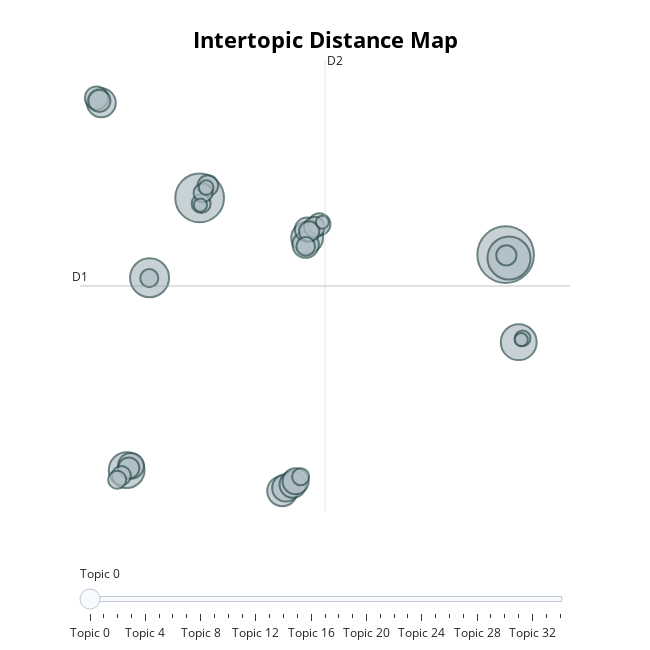

Notebook source saved alongside this figure:
### Code cell
topic_model.visualize_topics()

### Figure 1 — Plotly figure (JSON) as saved in the notebook; plotly's stock layout.template omitted (floating-point values rounded to 4 significant figures)
{"data": [{"customdata": [[0, "electrochemical | h2o2 | catalysts | catalytic | catalyst", 421], [1, "energy efficiency | gas turbine | waste heat | power hydrogen | exergy efficiency", 312], [2, "solar hydrogen | hydrogen generation | solar energy | solar | h2o2", 243], [3, "electric vehicles | emissions | ghg emissions | gas emissions | alternative fuel", 200], [4, "methanol production | co2 emissions | co2 emission | co2 | co2 capture", 169], [5, "renewable energy | cost hydrogen | hydrogen price | hydrogen production | wind energy", 168], [6, "biomass gasification | biomass | gasification | hydrogen production | hydrogen yield", 133], [7, "oxidative | hydrogen peroxide | biochemical | salt | acid", 120], [8, "hydrogen economy | hydrogen demand | development hydrogen | hydrogen energy | hydrogen", 110], [9, "fermentation | acid production | biomass | biorefinery | cellulose", 98], [10, "wastewater treatment | wastewater | oxidation | hydrogen peroxide | adsorption", 92], [11, "biofuel production | biofuels | fuel production | biofuel | biomass", 92], [12, "fermentation | biogas | anaerobic | hydrogen yield | hydrogen producing", 89], [13, "energy storage | renewable energy | electricity price | electric vehicles | renewable", 88], [14, "ammonia production | hydrogen ammonia | ammonia nh3 | energy storage | renewable energy", 76], [15, "renewable electricity | co2 emissions | steel | reduce co2 | iron", 71], [16, "ghg emissions | co2 emissions | emissions | climate change | zero emissions", 64], [17, "membranes | membrane | hydrogen bonding | solvent | h2 co2", 64], [18, "renewable energy | energy storage | cost energy | photovoltaic pv | solar pv", 59], [19, "membranes | hydrogen hydrogen | purity hydrogen | h2 production | membrane", 57], [20, "water electrolysis | cost hydrogen | electrolysis | hydrogen production | electrochemical", 56], [21, "methane reforming | hydrogen production | process hydrogen | steam reforming | cost hydrogen", 54], [22, "catalytic | production hydrogen | catalysts | catalysis | catalyst", 54], [23, "hydrogen demand | hydrogen economy | hydrogen supply | optimisation | optimization model", 48], [24, "gas lng | liquefied | liquid hydrogen | energy efficiency | energy efficient", 47], [25, "hydrogen production | production hydrogen | produce hydrogen | solar hydrogen | hydrogen plant", 47], [26, "biofuels | glycerol | fuels | catalytic | catalysts", 46], [27, "sustainable hydrogen | hydrogen production | hydrogen producing | hydrogen energy | energy systems", 43], [28, "alternative fuels | alternative fuel | fuel production | fuels | hydrogen fuel", 43], [29, "biofuels | biofuel production | biomass | biofuel | bioenergy", 38], [30, "hydrocarbon | basin | hydrothermal | petroleum | coal", 32], [31, "solar hydrogen | cost hydrogen | hydrogen generation | hydrogen production | solar energy", 28], [32, "hydrogen storage | hydrogen using | hydrogen carrier | high hydrogen | source hydrogen", 23], [33, "renewable hydrogen | co2 emissions | co2 capture | co2 reduction | costs co2", 23], [34, "solvent | nanoparticles | compounds | molecular | formulation", 22]], "hovertemplate": "<b>Topic %{customdata[0]}</b><br>%{customdata[1]}<br>Size: %{customdata[2]}", "legendgroup": "", "marker": {"color": "#B0BEC5", "line": {"color": "DarkSlateGrey", "width": 2}, "size": [421, 312, 243, 200, 169, 168, 133, 120, 110, 98, 92, 92, 89, 88, 76, 71, 64, 64, 59, 57, 56, 54, 54, 48, 47, 47, 46, 43, 43, 38, 32, 28, 23, 23, 22], "sizemode": "area", "sizeref": 0.2631, "symbol": "circle"}, "mode": "markers", "name": "", "orientation": "v", "showlegend": false, "type": "scatter", "x": [18.45, -0.4483, 18.66, -3.54, 19.26, -4.955, 6.19, 4.658, -6.521, 4.876, 5.302, 6.098, 5.478, -4.687, 6.173, -6.815, -6.64, 6.946, -4.826, 6.642, 0.06194, 6.316, 18.49, -5.285, -0.3546, -0.2372, 6.105, -5.54, -3.559, 5.789, 19.5, -0.04311, -0.4019, 19.41, 7.126], "xaxis": "x", "y": [5.918, 9.388, 5.711, 4.505, 0.5635, -7.263, 6.955, -8.54, 15.2, -8.351, -8.145, 6.531, -7.94, -6.996, 7.448, 15.5, 15.32, 7.779, -7.134, 7.602, 10.14, 7.335, 5.874, -7.595, 9.035, 9.693, 6.421, -7.85, 4.48, -7.667, 0.8042, 10.02, 8.95, 0.7157, 7.898], "yaxis": "y"}], "layout": {"annotations": [{"showarrow": false, "text": "D1", "x": -7.837, "y": 3.999, "yshift": 10}, {"showarrow": false, "text": "D2", "x": 7.294, "xshift": 10, "y": 17.82}], "height": 650, "hoverlabel": {"bgcolor": "white", "font": {"family": "Rockwell", "size": 16}}, "legend": {"itemsizing": "constant", "tracegroupgap": 0}, "margin": {"t": 60}, "shapes": [{"line": {"color": "#CFD8DC", "width": 2}, "type": "line", "x0": 7.294, "x1": 7.294, "y0": -9.821, "y1": 17.82}, {"line": {"color": "#9E9E9E", "width": 2}, "type": "line", "x0": -7.837, "x1": 22.42, "y0": 3.999, "y1": 3.999}], "sliders": [{"active": 0, "pad": {"t": 50}, "steps": [{"args": [{"marker.color": [["red", "#B0BEC5", "#B0BEC5", "#B0BEC5", "#B0BEC5", "#B0BEC5", "#B0BEC5", "#B0BEC5", "#B0BEC5", "#B0BEC5", "#B0BEC5", "#B0BEC5", "#B0BEC5", "#B0BEC5", "#B0BEC5", "#B0BEC5", "#B0BEC5", "#B0BEC5", "#B0BEC5", "#B0BEC5", "#B0BEC5", "#B0BEC5", "#B0BEC5", "#B0BEC5", "#B0BEC5", "#B0BEC5", "#B0BEC5", "#B0BEC5", "#B0BEC5", "#B0BEC5", "#B0BEC5", "#B0BEC5", "#B0BEC5", "#B0BEC5", "#B0BEC5"]]}], "label": "Topic 0", "method": "update"}, {"args": [{"marker.color": [["#B0BEC5", "red", "#B0BEC5", "#B0BEC5", "#B0BEC5", "#B0BEC5", "#B0BEC5", "#B0BEC5", "#B0BEC5", "#B0BEC5", "#B0BEC5", "#B0BEC5", "#B0BEC5", "#B0BEC5", "#B0BEC5", "#B0BEC5", "#B0BEC5", "#B0BEC5", "#B0BEC5", "#B0BEC5", "#B0BEC5", "#B0BEC5", "#B0BEC5", "#B0BEC5", "#B0BEC5", "#B0BEC5", "#B0BEC5", "#B0BEC5", "#B0BEC5", "#B0BEC5", "#B0BEC5", "#B0BEC5", "#B0BEC5", "#B0BEC5", "#B0BEC5"]]}], "label": "Topic 1", "method": "update"}, {"args": [{"marker.color": [["#B0BEC5", "#B0BEC5", "red", "#B0BEC5", "#B0BEC5", "#B0BEC5", "#B0BEC5", "#B0BEC5", "#B0BEC5", "#B0BEC5", "#B0BEC5", "#B0BEC5", "#B0BEC5", "#B0BEC5", "#B0BEC5", "#B0BEC5", "#B0BEC5", "#B0BEC5", "#B0BEC5", "#B0BEC5", "#B0BEC5", "#B0BEC5", "#B0BEC5", "#B0BEC5", "#B0BEC5", "#B0BEC5", "#B0BEC5", "#B0BEC5", "#B0BEC5", "#B0BEC5", "#B0BEC5", "#B0BEC5", "#B0BEC5", "#B0BEC5", "#B0BEC5"]]}], "label": "Topic 2", "method": "update"}, {"args": [{"marker.color": [["#B0BEC5", "#B0BEC5", "#B0BEC5", "red", "#B0BEC5", "#B0BEC5", "#B0BEC5", "#B0BEC5", "#B0BEC5", "#B0BEC5", "#B0BEC5", "#B0BEC5", "#B0BEC5", "#B0BEC5", "#B0BEC5", "#B0BEC5", "#B0BEC5", "#B0BEC5", "#B0BEC5", "#B0BEC5", "#B0BEC5", "#B0BEC5", "#B0BEC5", "#B0BEC5", "#B0BEC5", "#B0BEC5", "#B0BEC5", "#B0BEC5", "#B0BEC5", "#B0BEC5", "#B0BEC5", "#B0BEC5", "#B0BEC5", "#B0BEC5", "#B0BEC5"]]}], "label": "Topic 3", "method": "update"}, {"args": [{"marker.color": [["#B0BEC5", "#B0BEC5", "#B0BEC5", "#B0BEC5", "red", "#B0BEC5", "#B0BEC5", "#B0BEC5", "#B0BEC5", "#B0BEC5", "#B0BEC5", "#B0BEC5", "#B0BEC5", "#B0BEC5", "#B0BEC5", "#B0BEC5", "#B0BEC5", "#B0BEC5", "#B0BEC5", "#B0BEC5", "#B0BEC5", "#B0BEC5", "#B0BEC5", "#B0BEC5", "#B0BEC5", "#B0BEC5", "#B0BEC5", "#B0BEC5", "#B0BEC5", "#B0BEC5", "#B0BEC5", "#B0BEC5", "#B0BEC5", "#B0BEC5", "#B0BEC5"]]}], "label": "Topic 4", "method": "update"}, {"args": [{"marker.color": [["#B0BEC5", "#B0BEC5", "#B0BEC5", "#B0BEC5", "#B0BEC5", "red", "#B0BEC5", "#B0BEC5", "#B0BEC5", "#B0BEC5", "#B0BEC5", "#B0BEC5", "#B0BEC5", "#B0BEC5", "#B0BEC5", "#B0BEC5", "#B0BEC5", "#B0BEC5", "#B0BEC5", "#B0BEC5", "#B0BEC5", "#B0BEC5", "#B0BEC5", "#B0BEC5", "#B0BEC5", "#B0BEC5", "#B0BEC5", "#B0BEC5", "#B0BEC5", "#B0BEC5", "#B0BEC5", "#B0BEC5", "#B0BEC5", "#B0BEC5", "#B0BEC5"]]}], "label": "Topic 5", "method": "update"}, {"args": [{"marker.color": [["#B0BEC5", "#B0BEC5", "#B0BEC5", "#B0BEC5", "#B0BEC5", "#B0BEC5", "red", "#B0BEC5", "#B0BEC5", "#B0BEC5", "#B0BEC5", "#B0BEC5", "#B0BEC5", "#B0BEC5", "#B0BEC5", "#B0BEC5", "#B0BEC5", "#B0BEC5", "#B0BEC5", "#B0BEC5", "#B0BEC5", "#B0BEC5", "#B0BEC5", "#B0BEC5", "#B0BEC5", "#B0BEC5", "#B0BEC5", "#B0BEC5", "#B0BEC5", "#B0BEC5", "#B0BEC5", "#B0BEC5", "#B0BEC5", "#B0BEC5", "#B0BEC5"]]}], "label": "Topic 6", "method": "update"}, {"args": [{"marker.color": [["#B0BEC5", "#B0BEC5", "#B0BEC5", "#B0BEC5", "#B0BEC5", "#B0BEC5", "#B0BEC5", "red", "#B0BEC5", "#B0BEC5", "#B0BEC5", "#B0BEC5", "#B0BEC5", "#B0BEC5", "#B0BEC5", "#B0BEC5", "#B0BEC5", "#B0BEC5", "#B0BEC5", "#B0BEC5", "#B0BEC5", "#B0BEC5", "#B0BEC5", "#B0BEC5", "#B0BEC5", "#B0BEC5", "#B0BEC5", "#B0BEC5", "#B0BEC5", "#B0BEC5", "#B0BEC5", "#B0BEC5", "#B0BEC5", "#B0BEC5", "#B0BEC5"]]}], "label": "Topic 7", "method": "update"}, {"args": [{"marker.color": [["#B0BEC5", "#B0BEC5", "#B0BEC5", "#B0BEC5", "#B0BEC5", "#B0BEC5", "#B0BEC5", "#B0BEC5", "red", "#B0BEC5", "#B0BEC5", "#B0BEC5", "#B0BEC5", "#B0BEC5", "#B0BEC5", "#B0BEC5", "#B0BEC5", "#B0BEC5", "#B0BEC5", "#B0BEC5", "#B0BEC5", "#B0BEC5", "#B0BEC5", "#B0BEC5", "#B0BEC5", "#B0BEC5", "#B0BEC5", "#B0BEC5", "#B0BEC5", "#B0BEC5", "#B0BEC5", "#B0BEC5", "#B0BEC5", "#B0BEC5", "#B0BEC5"]]}], "label": "Topic 8", "method": "update"}, {"args": [{"marker.color": [["#B0BEC5", "#B0BEC5", "#B0BEC5", "#B0BEC5", "#B0BEC5", "#B0BEC5", "#B0BEC5", "#B0BEC5", "#B0BEC5", "red", "#B0BEC5", "#B0BEC5", "#B0BEC5", "#B0BEC5", "#B0BEC5", "#B0BEC5", "#B0BEC5", "#B0BEC5", "#B0BEC5", "#B0BEC5", "#B0BEC5", "#B0BEC5", "#B0BEC5", "#B0BEC5", "#B0BEC5", "#B0BEC5", "#B0BEC5", "#B0BEC5", "#B0BEC5", "#B0BEC5", "#B0BEC5", "#B0BEC5", "#B0BEC5", "#B0BEC5", "#B0BEC5"]]}], "label": "Topic 9", "method": "update"}, {"args": [{"marker.color": [["#B0BEC5", "#B0BEC5", "#B0BEC5", "#B0BEC5", "#B0BEC5", "#B0BEC5", "#B0BEC5", "#B0BEC5", "#B0BEC5", "#B0BEC5", "red", "#B0BEC5", "#B0BEC5", "#B0BEC5", "#B0BEC5", "#B0BEC5", "#B0BEC5", "#B0BEC5", "#B0BEC5", "#B0BEC5", "#B0BEC5", "#B0BEC5", "#B0BEC5", "#B0BEC5", "#B0BEC5", "#B0BEC5", "#B0BEC5", "#B0BEC5", "#B0BEC5", "#B0BEC5", "#B0BEC5", "#B0BEC5", "#B0BEC5", "#B0BEC5", "#B0BEC5"]]}], "label": "Topic 10", "method": "update"}, {"args": [{"marker.color": [["#B0BEC5", "#B0BEC5", "#B0BEC5", "#B0BEC5", "#B0BEC5", "#B0BEC5", "#B0BEC5", "#B0BEC5", "#B0BEC5", "#B0BEC5", "#B0BEC5", "red", "#B0BEC5", "#B0BEC5", "#B0BEC5", "#B0BEC5", "#B0BEC5", "#B0BEC5", "#B0BEC5", "#B0BEC5", "#B0BEC5", "#B0BEC5", "#B0BEC5", "#B0BEC5", "#B0BEC5", "#B0BEC5", "#B0BEC5", "#B0BEC5", "#B0BEC5", "#B0BEC5", "#B0BEC5", "#B0BEC5", "#B0BEC5", "#B0BEC5", "#B0BEC5"]]}], "label": "Topic 11", "method": "update"}, {"args": [{"marker.color": [["#B0BEC5", "#B0BEC5", "#B0BEC5", "#B0BEC5", "#B0BEC5", "#B0BEC5", "#B0BEC5", "#B0BEC5", "#B0BEC5", "#B0BEC5", "#B0BEC5", "#B0BEC5", "red", "#B0BEC5", "#B0BEC5", "#B0BEC5", "#B0BEC5", "#B0BEC5", "#B0BEC5", "#B0BEC5", "#B0BEC5", "#B0BEC5", "#B0BEC5", "#B0BEC5", "#B0BEC5", "#B0BEC5", "#B0BEC5", "#B0BEC5", "#B0BEC5", "#B0BEC5", "#B0BEC5", "#B0BEC5", "#B0BEC5", "#B0BEC5", "#B0BEC5"]]}], "label": "Topic 12", "method": "update"}, {"args": [{"marker.color": [["#B0BEC5", "#B0BEC5", "#B0BEC5", "#B0BEC5", "#B0BEC5", "#B0BEC5", "#B0BEC5", "#B0BEC5", "#B0BEC5", "#B0BEC5", "#B0BEC5", "#B0BEC5", "#B0BEC5", "red", "#B0BEC5", "#B0BEC5", "#B0BEC5", "#B0BEC5", "#B0BEC5", "#B0BEC5", "#B0BEC5", "#B0BEC5", "#B0BEC5", "#B0BEC5", "#B0BEC5", "#B0BEC5", "#B0BEC5", "#B0BEC5", "#B0BEC5", "#B0BEC5", "#B0BEC5", "#B0BEC5", "#B0BEC5", "#B0BEC5", "#B0BEC5"]]}], "label": "Topic 13", "method": "update"}, {"args": [{"marker.color": [["#B0BEC5", "#B0BEC5", "#B0BEC5", "#B0BEC5", "#B0BEC5", "#B0BEC5", "#B0BEC5", "#B0BEC5", "#B0BEC5", "#B0BEC5", "#B0BEC5", "#B0BEC5", "#B0BEC5", "#B0BEC5", "red", "#B0BEC5", "#B0BEC5", "#B0BEC5", "#B0BEC5", "#B0BEC5", "#B0BEC5", "#B0BEC5", "#B0BEC5", "#B0BEC5", "#B0BEC5", "#B0BEC5", "#B0BEC5", "#B0BEC5", "#B0BEC5", "#B0BEC5", "#B0BEC5", "#B0BEC5", "#B0BEC5", "#B0BEC5", "#B0BEC5"]]}], "label": "Topic 14", "method": "update"}, {"args": [{"marker.color": [["#B0BEC5", "#B0BEC5", "#B0BEC5", "#B0BEC5", "#B0BEC5", "#B0BEC5", "#B0BEC5", "#B0BEC5", "#B0BEC5", "#B0BEC5", "#B0BEC5", "#B0BEC5", "#B0BEC5", "#B0BEC5", "#B0BEC5", "red", "#B0BEC5", "#B0BEC5", "#B0BEC5", "#B0BEC5", "#B0BEC5", "#B0BEC5", "#B0BEC5", "#B0BEC5", "#B0BEC5", "#B0BEC5", "#B0BEC5", "#B0BEC5", "#B0BEC5", "#B0BEC5", "#B0BEC5", "#B0BEC5", "#B0BEC5", "#B0BEC5", "#B0BEC5"]]}], "label": "Topic 15", "method": "update"}, {"args": [{"marker.color": [["#B0BEC5", "#B0BEC5", "#B0BEC5", "#B0BEC5", "#B0BEC5", "#B0BEC5", "#B0BEC5", "#B0BEC5", "#B0BEC5", "#B0BEC5", "#B0BEC5", "#B0BEC5", "#B0BEC5", "#B0BEC5", "#B0BEC5", "#B0BEC5", "red", "#B0BEC5", "#B0BEC5", "#B0BEC5", "#B0BEC5", "#B0BEC5", "#B0BEC5", "#B0BEC5", "#B0BEC5", "#B0BEC5", "#B0BEC5", "#B0BEC5", "#B0BEC5", "#B0BEC5", "#B0BEC5", "#B0BEC5", "#B0BEC5", "#B0BEC5", "#B0BEC5"]]}], "label": "Topic 16", "method": "update"}, {"args": [{"marker.color": [["#B0BEC5", "#B0BEC5", "#B0BEC5", "#B0BEC5", "#B0BEC5", "#B0BEC5", "#B0BEC5", "#B0BEC5", "#B0BEC5", "#B0BEC5", "#B0BEC5", "#B0BEC5", "#B0BEC5", "#B0BEC5", "#B0BEC5", "#B0BEC5", "#B0BEC5", "red", "#B0BEC5", "#B0BEC5", "#B0BEC5", "#B0BEC5", "#B0BEC5", "#B0BEC5", "#B0BEC5", "#B0BEC5", "#B0BEC5", "#B0BEC5", "#B0BEC5", "#B0BEC5", "#B0BEC5", "#B0BEC5", "#B0BEC5", "#B0BEC5", "#B0BEC5"]]}], "label": "Topic 17", "method": "update"}, {"args": [{"marker.color": [["#B0BEC5", "#B0BEC5", "#B0BEC5", "#B0BEC5", "#B0BEC5", "#B0BEC5", "#B0BEC5", "#B0BEC5", "#B0BEC5", "#B0BEC5", "#B0BEC5", "#B0BEC5", "#B0BEC5", "#B0BEC5", "#B0BEC5", "#B0BEC5", "#B0BEC5", "#B0BEC5", "red", "#B0BEC5", "#B0BEC5", "#B0BEC5", "#B0BEC5", "#B0BEC5", "#B0BEC5", "#B0BEC5", "#B0BEC5", "#B0BEC5", "#B0BEC5", "#B0BEC5", "#B0BEC5", "#B0BEC5", "#B0BEC5", "#B0BEC5", "#B0BEC5"]]}], "label": "Topic 18", "method": "update"}, {"args": [{"marker.color": [["#B0BEC5", "#B0BEC5", "#B0BEC5", "#B0BEC5", "#B0BEC5", "#B0BEC5", "#B0BEC5", "#B0BEC5", "#B0BEC5", "#B0BEC5", "#B0BEC5", "#B0BEC5", "#B0BEC5", "#B0BEC5", "#B0BEC5", "#B0BEC5", "#B0BEC5", "#B0BEC5", "#B0BEC5", "red", "#B0BEC5", "#B0BEC5", "#B0BEC5", "#B0BEC5", "#B0BEC5", "#B0BEC5", "#B0BEC5", "#B0BEC5", "#B0BEC5", "#B0BEC5", "#B0BEC5", "#B0BEC5", "#B0BEC5", "#B0BEC5", "#B0BEC5"]]}], "label": "Topic 19", "method": "update"}, {"args": [{"marker.color": [["#B0BEC5", "#B0BEC5", "#B0BEC5", "#B0BEC5", "#B0BEC5", "#B0BEC5", "#B0BEC5", "#B0BEC5", "#B0BEC5", "#B0BEC5", "#B0BEC5", "#B0BEC5", "#B0BEC5", "#B0BEC5", "#B0BEC5", "#B0BEC5", "#B0BEC5", "#B0BEC5", "#B0BEC5", "#B0BEC5", "red", "#B0BEC5", "#B0BEC5", "#B0BEC5", "#B0BEC5", "#B0BEC5", "#B0BEC5", "#B0BEC5", "#B0BEC5", "#B0BEC5", "#B0BEC5", "#B0BEC5", "#B0BEC5", "#B0BEC5", "#B0BEC5"]]}], "label": "Topic 20", "method": "update"}, {"args": [{"marker.color": [["#B0BEC5", "#B0BEC5", "#B0BEC5", "#B0BEC5", "#B0BEC5", "#B0BEC5", "#B0BEC5", "#B0BEC5", "#B0BEC5", "#B0BEC5", "#B0BEC5", "#B0BEC5", "#B0BEC5", "#B0BEC5", "#B0BEC5", "#B0BEC5", "#B0BEC5", "#B0BEC5", "#B0BEC5", "#B0BEC5", "#B0BEC5", "red", "#B0BEC5", "#B0BEC5", "#B0BEC5", "#B0BEC5", "#B0BEC5", "#B0BEC5", "#B0BEC5", "#B0BEC5", "#B0BEC5", "#B0BEC5", "#B0BEC5", "#B0BEC5", "#B0BEC5"]]}], "label": "Topic 21", "method": "update"}, {"args": [{"marker.color": [["#B0BEC5", "#B0BEC5", "#B0BEC5", "#B0BEC5", "#B0BEC5", "#B0BEC5", "#B0BEC5", "#B0BEC5", "#B0BEC5", "#B0BEC5", "#B0BEC5", "#B0BEC5", "#B0BEC5", "#B0BEC5", "#B0BEC5", "#B0BEC5", "#B0BEC5", "#B0BEC5", "#B0BEC5", "#B0BEC5", "#B0BEC5", "#B0BEC5", "red", "#B0BEC5", "#B0BEC5", "#B0BEC5", "#B0BEC5", "#B0BEC5", "#B0BEC5", "#B0BEC5", "#B0BEC5", "#B0BEC5", "#B0BEC5", "#B0BEC5", "#B0BEC5"]]}], "label": "Topic 22", "method": "update"}, {"args": [{"marker.color": [["#B0BEC5", "#B0BEC5", "#B0BEC5", "#B0BEC5", "#B0BEC5", "#B0BEC5", "#B0BEC5", "#B0BEC5", "#B0BEC5", "#B0BEC5", "#B0BEC5", "#B0BEC5", "#B0BEC5", "#B0BEC5", "#B0BEC5", "#B0BEC5", "#B0BEC5", "#B0BEC5", "#B0BEC5", "#B0BEC5", "#B0BEC5", "#B0BEC5", "#B0BEC5", "red", "#B0BEC5", "#B0BEC5", "#B0BEC5", "#B0BEC5", "#B0BEC5", "#B0BEC5", "#B0BEC5", "#B0BEC5", "#B0BEC5", "#B0BEC5", "#B0BEC5"]]}], "label": "Topic 23", "method": "update"}, {"args": [{"marker.color": [["#B0BEC5", "#B0BEC5", "#B0BEC5", "#B0BEC5", "#B0BEC5", "#B0BEC5", "#B0BEC5", "#B0BEC5", "#B0BEC5", "#B0BEC5", "#B0BEC5", "#B0BEC5", "#B0BEC5", "#B0BEC5", "#B0BEC5", "#B0BEC5", "#B0BEC5", "#B0BEC5", "#B0BEC5", "#B0BEC5", "#B0BEC5", "#B0BEC5", "#B0BEC5", "#B0BEC5", "red", "#B0BEC5", "#B0BEC5", "#B0BEC5", "#B0BEC5", "#B0BEC5", "#B0BEC5", "#B0BEC5", "#B0BEC5", "#B0BEC5", "#B0BEC5"]]}], "label": "Topic 24", "method": "update"}, {"args": [{"marker.color": [["#B0BEC5", "#B0BEC5", "#B0BEC5", "#B0BEC5", "#B0BEC5", "#B0BEC5", "#B0BEC5", "#B0BEC5", "#B0BEC5", "#B0BEC5", "#B0BEC5", "#B0BEC5", "#B0BEC5", "#B0BEC5", "#B0BEC5", "#B0BEC5", "#B0BEC5", "#B0BEC5", "#B0BEC5", "#B0BEC5", "#B0BEC5", "#B0BEC5", "#B0BEC5", "#B0BEC5", "#B0BEC5", "red", "#B0BEC5", "#B0BEC5", "#B0BEC5", "#B0BEC5", "#B0BEC5", "#B0BEC5", "#B0BEC5", "#B0BEC5", "#B0BEC5"]]}], "label": "Topic 25", "method": "update"}, {"args": [{"marker.color": [["#B0BEC5", "#B0BEC5", "#B0BEC5", "#B0BEC5", "#B0BEC5", "#B0BEC5", "#B0BEC5", "#B0BEC5", "#B0BEC5", "#B0BEC5", "#B0BEC5", "#B0BEC5", "#B0BEC5", "#B0BEC5", "#B0BEC5", "#B0BEC5", "#B0BEC5", "#B0BEC5", "#B0BEC5", "#B0BEC5", "#B0BEC5", "#B0BEC5", "#B0BEC5", "#B0BEC5", "#B0BEC5", "#B0BEC5", "red", "#B0BEC5", "#B0BEC5", "#B0BEC5", "#B0BEC5", "#B0BEC5", "#B0BEC5", "#B0BEC5", "#B0BEC5"]]}], "label": "Topic 26", "method": "update"}, {"args": [{"marker.color": [["#B0BEC5", "#B0BEC5", "#B0BEC5", "#B0BEC5", "#B0BEC5", "#B0BEC5", "#B0BEC5", "#B0BEC5", "#B0BEC5", "#B0BEC5", "#B0BEC5", "#B0BEC5", "#B0BEC5", "#B0BEC5", "#B0BEC5", "#B0BEC5", "#B0BEC5", "#B0BEC5", "#B0BEC5", "#B0BEC5", "#B0BEC5", "#B0BEC5", "#B0BEC5", "#B0BEC5", "#B0BEC5", "#B0BEC5", "#B0BEC5", "red", "#B0BEC5", "#B0BEC5", "#B0BEC5", "#B0BEC5", "#B0BEC5", "#B0BEC5", "#B0BEC5"]]}], "label": "Topic 27", "method": "update"}, {"args": [{"marker.color": [["#B0BEC5", "#B0BEC5", "#B0BEC5", "#B0BEC5", "#B0BEC5", "#B0BEC5", "#B0BEC5", "#B0BEC5", "#B0BEC5", "#B0BEC5", "#B0BEC5", "#B0BEC5", "#B0BEC5", "#B0BEC5", "#B0BEC5", "#B0BEC5", "#B0BEC5", "#B0BEC5", "#B0BEC5", "#B0BEC5", "#B0BEC5", "#B0BEC5", "#B0BEC5", "#B0BEC5", "#B0BEC5", "#B0BEC5", "#B0BEC5", "#B0BEC5", "red", "#B0BEC5", "#B0BEC5", "#B0BEC5", "#B0BEC5", "#B0BEC5", "#B0BEC5"]]}], "label": "Topic 28", "method": "update"}, {"args": [{"marker.color": [["#B0BEC5", "#B0BEC5", "#B0BEC5", "#B0BEC5", "#B0BEC5", "#B0BEC5", "#B0BEC5", "#B0BEC5", "#B0BEC5", "#B0BEC5", "#B0BEC5", "#B0BEC5", "#B0BEC5", "#B0BEC5", "#B0BEC5", "#B0BEC5", "#B0BEC5", "#B0BEC5", "#B0BEC5", "#B0BEC5", "#B0BEC5", "#B0BEC5", "#B0BEC5", "#B0BEC5", "#B0BEC5", "#B0BEC5", "#B0BEC5", "#B0BEC5", "#B0BEC5", "red", "#B0BEC5", "#B0BEC5", "#B0BEC5", "#B0BEC5", "#B0BEC5"]]}], "label": "Topic 29", "method": "update"}, {"args": [{"marker.color": [["#B0BEC5", "#B0BEC5", "#B0BEC5", "#B0BEC5", "#B0BEC5", "#B0BEC5", "#B0BEC5", "#B0BEC5", "#B0BEC5", "#B0BEC5", "#B0BEC5", "#B0BEC5", "#B0BEC5", "#B0BEC5", "#B0BEC5", "#B0BEC5", "#B0BEC5", "#B0BEC5", "#B0BEC5", "#B0BEC5", "#B0BEC5", "#B0BEC5", "#B0BEC5", "#B0BEC5", "#B0BEC5", "#B0BEC5", "#B0BEC5", "#B0BEC5", "#B0BEC5", "#B0BEC5", "red", "#B0BEC5", "#B0BEC5", "#B0BEC5", "#B0BEC5"]]}], "label": "Topic 30", "method": "update"}, {"args": [{"marker.color": [["#B0BEC5", "#B0BEC5", "#B0BEC5", "#B0BEC5", "#B0BEC5", "#B0BEC5", "#B0BEC5", "#B0BEC5", "#B0BEC5", "#B0BEC5", "#B0BEC5", "#B0BEC5", "#B0BEC5", "#B0BEC5", "#B0BEC5", "#B0BEC5", "#B0BEC5", "#B0BEC5", "#B0BEC5", "#B0BEC5", "#B0BEC5", "#B0BEC5", "#B0BEC5", "#B0BEC5", "#B0BEC5", "#B0BEC5", "#B0BEC5", "#B0BEC5", "#B0BEC5", "#B0BEC5", "#B0BEC5", "red", "#B0BEC5", "#B0BEC5", "#B0BEC5"]]}], "label": "Topic 31", "method": "update"}, {"args": [{"marker.color": [["#B0BEC5", "#B0BEC5", "#B0BEC5", "#B0BEC5", "#B0BEC5", "#B0BEC5", "#B0BEC5", "#B0BEC5", "#B0BEC5", "#B0BEC5", "#B0BEC5", "#B0BEC5", "#B0BEC5", "#B0BEC5", "#B0BEC5", "#B0BEC5", "#B0BEC5", "#B0BEC5", "#B0BEC5", "#B0BEC5", "#B0BEC5", "#B0BEC5", "#B0BEC5", "#B0BEC5", "#B0BEC5", "#B0BEC5", "#B0BEC5", "#B0BEC5", "#B0BEC5", "#B0BEC5", "#B0BEC5", "#B0BEC5", "red", "#B0BEC5", "#B0BEC5"]]}], "label": "Topic 32", "method": "update"}, {"args": [{"marker.color": [["#B0BEC5", "#B0BEC5", "#B0BEC5", "#B0BEC5", "#B0BEC5", "#B0BEC5", "#B0BEC5", "#B0BEC5", "#B0BEC5", "#B0BEC5", "#B0BEC5", "#B0BEC5", "#B0BEC5", "#B0BEC5", "#B0BEC5", "#B0BEC5", "#B0BEC5", "#B0BEC5", "#B0BEC5", "#B0BEC5", "#B0BEC5", "#B0BEC5", "#B0BEC5", "#B0BEC5", "#B0BEC5", "#B0BEC5", "#B0BEC5", "#B0BEC5", "#B0BEC5", "#B0BEC5", "#B0BEC5", "#B0BEC5", "#B0BEC5", "red", "#B0BEC5"]]}], "label": "Topic 33", "method": "update"}, {"args": [{"marker.color": [["#B0BEC5", "#B0BEC5", "#B0BEC5", "#B0BEC5", "#B0BEC5", "#B0BEC5", "#B0BEC5", "#B0BEC5", "#B0BEC5", "#B0BEC5", "#B0BEC5", "#B0BEC5", "#B0BEC5", "#B0BEC5", "#B0BEC5", "#B0BEC5", "#B0BEC5", "#B0BEC5", "#B0BEC5", "#B0BEC5", "#B0BEC5", "#B0BEC5", "#B0BEC5", "#B0BEC5", "#B0BEC5", "#B0BEC5", "#B0BEC5", "#B0BEC5", "#B0BEC5", "#B0BEC5", "#B0BEC5", "#B0BEC5", "#B0BEC5", "#B0BEC5", "red"]]}], "label": "Topic 34", "method": "update"}]}], "title": {"font": {"color": "Black", "size": 22}, "text": "<b>Intertopic Distance Map</b>", "x": 0.5, "xanchor": "center", "y": 0.95, "yanchor": "top"}, "width": 650, "xaxis": {"anchor": "y", "domain": [0, 1], "range": [-7.837, 22.42], "title": {"text": ""}, "visible": false}, "yaxis": {"anchor": "x", "domain": [0, 1], "range": [-9.821, 17.82], "title": {"text": ""}, "visible": false}}}
